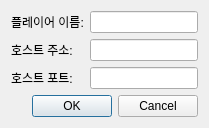
<?xml version="1.0" encoding="UTF-8"?>
<ui version="4.0">
 <class>NetplayStartClientDialog</class>
 <widget class="QDialog" name="NetplayStartClientDialog">
  <property name="geometry">
   <rect>
    <x>0</x>
    <y>0</y>
    <width>400</width>
    <height>229</height>
   </rect>
  </property>
  <property name="sizePolicy">
   <sizepolicy hsizetype="Preferred" vsizetype="Preferred">
    <horstretch>0</horstretch>
    <verstretch>0</verstretch>
   </sizepolicy>
  </property>
  <property name="windowTitle">
   <string>NETPLAY CLIENT</string>
  </property>
  <layout class="QVBoxLayout" name="verticalLayout">
   <property name="sizeConstraint">
    <enum>QLayout::SetFixedSize</enum>
   </property>
   <item>
    <layout class="QFormLayout" name="formLayout">
     <item row="0" column="0">
      <widget class="QLabel" name="label">
       <property name="text">
        <string>플레이어 이름:</string>
       </property>
      </widget>
     </item>
     <item row="2" column="0">
      <widget class="QLabel" name="label_2">
       <property name="text">
        <string>호스트 포트:</string>
       </property>
      </widget>
     </item>
     <item row="0" column="1">
      <widget class="QLineEdit" name="txtPlayerName"/>
     </item>
     <item row="2" column="1">
      <widget class="QLineEdit" name="txtPort"/>
     </item>
     <item row="1" column="0">
      <widget class="QLabel" name="label_3">
       <property name="text">
        <string>호스트 주소:</string>
       </property>
      </widget>
     </item>
     <item row="1" column="1">
      <widget class="QLineEdit" name="txtIPAddress"/>
     </item>
    </layout>
   </item>
   <item>
    <widget class="QDialogButtonBox" name="buttonBox">
     <property name="orientation">
      <enum>Qt::Horizontal</enum>
     </property>
     <property name="standardButtons">
      <set>QDialogButtonBox::Cancel|QDialogButtonBox::Ok</set>
     </property>
    </widget>
   </item>
  </layout>
 </widget>
 <resources/>
 <connections>
  <connection>
   <sender>buttonBox</sender>
   <signal>accepted()</signal>
   <receiver>NetplayStartClientDialog</receiver>
   <slot>accept()</slot>
   <hints>
    <hint type="sourcelabel">
     <x>248</x>
     <y>254</y>
    </hint>
    <hint type="destinationlabel">
     <x>157</x>
     <y>274</y>
    </hint>
   </hints>
  </connection>
  <connection>
   <sender>buttonBox</sender>
   <signal>rejected()</signal>
   <receiver>NetplayStartClientDialog</receiver>
   <slot>reject()</slot>
   <hints>
    <hint type="sourcelabel">
     <x>316</x>
     <y>260</y>
    </hint>
    <hint type="destinationlabel">
     <x>286</x>
     <y>274</y>
    </hint>
   </hints>
  </connection>
 </connections>
</ui>
